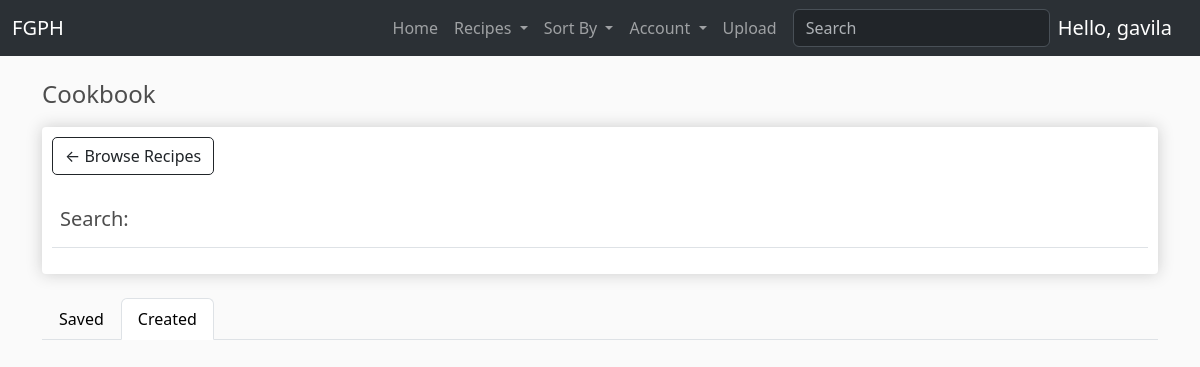
The page /cookbook/ (signed in) on the database as committed earlier.
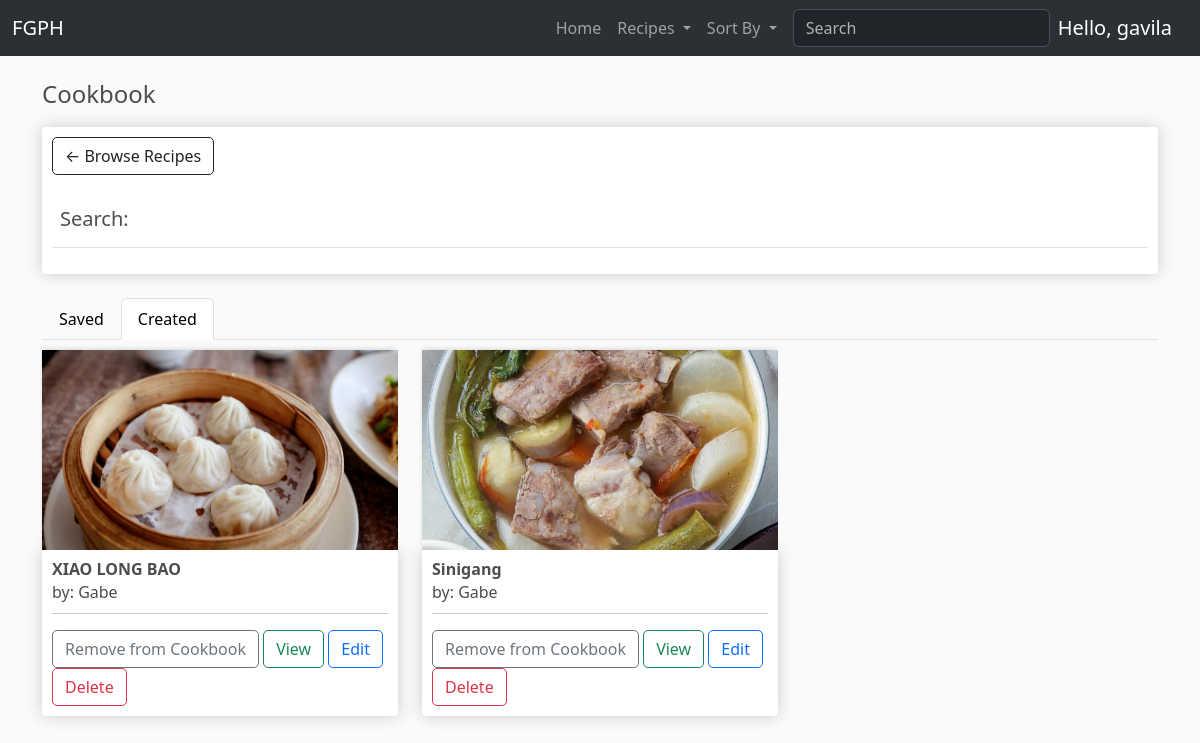
The same page on the database as committed later.
### FGPH/models.py (models this page shows, shortened)
class CookbookRecipe(models.Model):
	cookbook = models.ForeignKey(Cookbook, null=True, on_delete=models.CASCADE, related_name='recipes')
	recipe = models.ForeignKey(Recipe, null=True, on_delete=models.CASCADE)

class Recipe(models.Model):
	author = models.ForeignKey(RegisteredUser, null=True, on_delete=models.CASCADE, related_name='recipes')
	name = models.CharField(max_length=64)
	category = models.ForeignKey(Category, null=True, blank=True, on_delete=models.SET_NULL, related_name='recipes')
	tags = models.ManyToManyField(Tag)
	thumbnail = models.ImageField(default='placeholder.png')
	region = models.ForeignKey(Region, null=True, blank=True, on_delete=models.SET_NULL, related_name='recipes')
	description = models.CharField(max_length=200, null=True, blank=True)
	steps = models.JSONField(null=True)
	ingredients = models.JSONField(null=True)
	preparation_time = models.CharField(max_length=64, null=True, blank=True)
	serving_size = models.IntegerField(
		null=True,
		blank=True,
        validators=[
            MaxValueValidator(500),
            MinValueValidator(1)
        ]
    )
	date_created = models.DateTimeField(auto_now_add=True, null=True)
	date_modified = models.DateTimeField(auto_now=True, null=True)
	@property
	def recipeSteps(self):
		return json.loads(self.steps)

class RegisteredUser(models.Model):
	user = models.OneToOneField(User, null=True, blank=True, on_delete=models.CASCADE)
	name = models.CharField(max_length=200, null=True)
	email = models.CharField(max_length=200)
	title = models.CharField(default="", max_length=200, blank=True)
	profile_pic = models.ImageField(default="pfp.png", null=True, blank=True)
	date_created = models.DateTimeField(auto_now_add=True, null=True)
	def __str__(self):
	    return str(self.name)

### FGPH/views.py (the view)
# urls.py: path("cookbook/", views.cookbook, name='cookbook'),
@login_required(login_url='FGPH:login')
def cookbook(request):
    if request.user.is_authenticated:
        cookbookAuthor = request.user.registereduser
        cookbook, created = Cookbook.objects.get_or_create(cookbookAuthor=cookbookAuthor)
        cookbookRecipes = cookbook.recipes.all()
    else:
        cookbookRecipes = []
    context = {'cookbookRecipes': cookbookRecipes}
    return render(request, 'FGPH/cookbook.html', context)

### FGPH/templatetags/get_group.py (called while the page is built)
@register.filter(name='has_group')
def has_group(user, group_name):
    return user.groups.filter(name=group_name).exists()

### FGPH/templates/FGPH/cookbook.html
{% extends 'FGPH/template.html' %}
{% load static %}
{% block content %}
<h4>Cookbook</h4>
<div class="row">
    <div class="col-lg-12">
        <div class="box-element">
            <a  class="btn btn-outline-dark" href="{% url 'FGPH:home' %}">&#x2190; Browse Recipes</a>
            <br>
            <br>
            <table class="table">
                <tr>
                    <th><h5>Search: </h5></th>
                </tr>
            </table>
        </div>
        <br>
    </div>
</div>
<ul class="nav nav-tabs">
    <li class="nav-item">
        <a class="nav-link" style="color: black;">Saved</a>
    </li>
    <li class="nav-item">
        <a class="nav-link active" style="color: black;">Created</a>
    </li>
</ul>
<div class="row">
    {% for cookbookRecipe in cookbookRecipes %}
		<div class="col-lg-4">
			<img class="thumbnail" src="{{ cookbookRecipe.recipe.thumbnail.url }}">
			<div class="box-element product">
				<h6><strong>{{ cookbookRecipe.recipe.name }}</strong></h6>
				<h6 style="line-height: 10px;">by: {{ cookbookRecipe.recipe.author }}</h6>
				<hr>
				<button data-recipe="{{ cookbookRecipe.recipe.id }}" data-action="remove" class="btn btn-outline-secondary remove-recipe">Remove from Cookbook</button>
				<a href="{% url 'FGPH:recipe' cookbookRecipe.recipe.id %}" class="btn btn-outline-success">View</a>
                <a href="{% url 'FGPH:editRecipe' cookbookRecipe.recipe.id %}" class="btn btn-outline-primary">Edit</a>
                <a href="{% url 'FGPH:deleteRecipe' cookbookRecipe.recipe.id %}" class="btn btn-outline-danger">Delete</a>
			</div>
		</div>
	{% endfor %}
</div>
{% endblock content %}

### FGPH/templates/FGPH/template.html (shortened to what this page needs)
<!DOCTYPE html>
{% load static %}
<html lang="en">
<head>
    <link href="https://cdn.jsdelivr.net/npm/bootstrap@5.3.3/dist/css/bootstrap.min.css" rel="stylesheet"></head>
    <link rel="stylesheet" type="text/css" href="{% static 'css/main.css' %}">
    <link rel="stylesheet" href="https://cdn.jsdelivr.net/npm/bootstrap-icons@1.11.3/font/bootstrap-icons.min.css">
<body>
    {% include 'FGPH/sections/navbar.html' %}
    <div class="container">
        <br>
        {% block content %}
        {% endblock content %}
    </div>
</body>
</html>

### FGPH/templates/FGPH/sections/navbar.html (shortened to what this page needs)
{% load get_group %}
<nav class="navbar navbar-expand-lg bg-body-tertiary" data-bs-theme="dark">
  <div class="container-fluid">
    <a class="navbar-brand" href="{% url 'FGPH:home' %}">FGPH</a>
    <div class="collapse navbar-collapse" id="navbarSupportedContent">
      <ul class="navbar-nav ms-auto me-2 mb-2 mb-lg-0">
        <li class="nav-item">
          <a class="nav-link" aria-current="page" href="{% url 'FGPH:home' %}">Home</a>
        </li>
        <li class="nav-item dropdown">
          <a class="nav-link dropdown-toggle" href="#" role="button" data-bs-toggle="dropdown" aria-expanded="false">
            Recipes
          </a>
        </li>
        <li class="nav-item dropdown">
          <a class="nav-link dropdown-toggle" href="#" role="button" data-bs-toggle="dropdown" aria-expanded="false">
            Sort By
          </a>
        </li>
        {% if request.user|has_group:"contributor" or request.user|has_group:"user" %}
        <li class="nav-item dropdown">
          <a class="nav-link dropdown-toggle" href="#" role="button" data-bs-toggle="dropdown" aria-expanded="false">
            Account
          </a>
        </li>
        {% endif %}
        {% if request.user|has_group:"contributor" %}
        <li class="nav-item">
          <a class="nav-link" aria-current="page" href="{% url 'FGPH:uploadRecipe' %}">Upload</a>
        </li>
        {% endif %}
      </ul>
      <form class="d-flex" role="search">
        <input class="form-control me-2" type="search" placeholder="Search" aria-label="Search">
      </form>
      {% if request.user.is_authenticated %}
      <div style="text-align: center;" class="">
        <a class="navbar-brand">Hello, {{ request.user.username }}</a>
      </div>
      {% else %}
      <a href="{% url 'FGPH:login' %}" class="btn btn-outline-warning mt-2">Login</a>
      {% endif %}
    </div>
  </div>
</nav>

### static/css/main.css (style rules this page uses)
body { background-color: hsl(0, 0%, 98%); }
h1,h2,h3,h4,h5,h6 { color:hsl(0, 0%, 30%); }
.box-element { box-shadow:hsl(0, 0%, 80%) 0 0 16px; background-color: #fff; border-radius: 4px; padding: 10px; }
.thumbnail { width: 100%; height: 200px; object-fit: cover; -webkit-box-shadow: -1px -3px 5px -2px rgba(214,214,214,1); -moz-box-shadow: -1px -3px 5px -2px rgba(214,214,214,1); box-shadow: -1px -3px 5px -2px rgba(214,214,214,1); }
.product { border-radius: 0 0 4px 4px; }
.col-lg-4, .col-lg-6, .col-lg-8, .col-lg-12 { margin-top: 10px; }
.btn { border-radius: 5px; }

Rows that differ between the two databases and show on the page:
added CookbookRecipe: recipe.thumbnail (picture), recipe.name "XIAO LONG BAO", recipe.author "Gabe"
added CookbookRecipe: recipe.thumbnail (picture), recipe.name "Sinigang", recipe.author "Gabe"
Other text that changed with them:
text no longer shown: "Account Upload"
